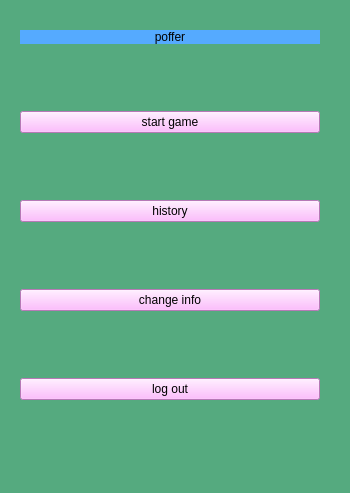
<?xml version="1.0" encoding="UTF-8"?>
<ui version="4.0">
 <class>Menu</class>
 <widget class="QWidget" name="Menu">
  <property name="geometry">
   <rect>
    <x>0</x>
    <y>0</y>
    <width>350</width>
    <height>493</height>
   </rect>
  </property>
  <property name="windowTitle">
   <string>MainWindow</string>
  </property>
  <property name="styleSheet">
   <string notr="true">background-color: rgb(85, 170, 127);</string>
  </property>
  <widget class="QWidget" name="centralwidget" native="true">
   <property name="geometry">
    <rect>
     <x>20</x>
     <y>30</y>
     <width>300</width>
     <height>431</height>
    </rect>
   </property>
   <property name="minimumSize">
    <size>
     <width>300</width>
     <height>0</height>
    </size>
   </property>
   <layout class="QGridLayout" name="gridLayout">
    <item row="0" column="0">
     <widget class="QLabel" name="pofferlabel">
      <property name="styleSheet">
       <string notr="true">background-color: rgb(85, 170, 255);</string>
      </property>
      <property name="text">
       <string>poffer</string>
      </property>
      <property name="alignment">
       <set>Qt::AlignmentFlag::AlignCenter</set>
      </property>
     </widget>
    </item>
    <item row="1" column="0">
     <layout class="QVBoxLayout" name="verticalLayout">
      <item>
       <spacer name="verticalSpacer_5">
        <property name="orientation">
         <enum>Qt::Orientation::Vertical</enum>
        </property>
        <property name="sizeHint" stdset="0">
         <size>
          <width>20</width>
          <height>40</height>
         </size>
        </property>
       </spacer>
      </item>
      <item>
       <widget class="QPushButton" name="startGameButton">
        <property name="styleSheet">
         <string notr="true">background-color: rgb(255, 170, 255);</string>
        </property>
        <property name="text">
         <string>start game</string>
        </property>
       </widget>
      </item>
      <item>
       <spacer name="verticalSpacer">
        <property name="orientation">
         <enum>Qt::Orientation::Vertical</enum>
        </property>
        <property name="sizeHint" stdset="0">
         <size>
          <width>20</width>
          <height>40</height>
         </size>
        </property>
       </spacer>
      </item>
      <item>
       <widget class="QPushButton" name="historyButton">
        <property name="styleSheet">
         <string notr="true">background-color: rgb(255, 170, 255);</string>
        </property>
        <property name="text">
         <string>history</string>
        </property>
       </widget>
      </item>
      <item>
       <spacer name="verticalSpacer_2">
        <property name="orientation">
         <enum>Qt::Orientation::Vertical</enum>
        </property>
        <property name="sizeHint" stdset="0">
         <size>
          <width>20</width>
          <height>40</height>
         </size>
        </property>
       </spacer>
      </item>
      <item>
       <widget class="QPushButton" name="changeInfoButton">
        <property name="styleSheet">
         <string notr="true">background-color: rgb(255, 170, 255);</string>
        </property>
        <property name="text">
         <string>change info</string>
        </property>
       </widget>
      </item>
      <item>
       <spacer name="verticalSpacer_3">
        <property name="orientation">
         <enum>Qt::Orientation::Vertical</enum>
        </property>
        <property name="sizeHint" stdset="0">
         <size>
          <width>20</width>
          <height>40</height>
         </size>
        </property>
       </spacer>
      </item>
      <item>
       <widget class="QPushButton" name="logOutButton">
        <property name="styleSheet">
         <string notr="true">background-color: rgb(255, 170, 255);</string>
        </property>
        <property name="text">
         <string>log out</string>
        </property>
       </widget>
      </item>
      <item>
       <spacer name="verticalSpacer_4">
        <property name="orientation">
         <enum>Qt::Orientation::Vertical</enum>
        </property>
        <property name="sizeHint" stdset="0">
         <size>
          <width>20</width>
          <height>40</height>
         </size>
        </property>
       </spacer>
      </item>
     </layout>
    </item>
   </layout>
  </widget>
  <widget class="QStatusBar" name="statusbar">
   <property name="geometry">
    <rect>
     <x>0</x>
     <y>0</y>
     <width>20</width>
     <height>25</height>
    </rect>
   </property>
  </widget>
 </widget>
 <resources/>
 <connections/>
</ui>
